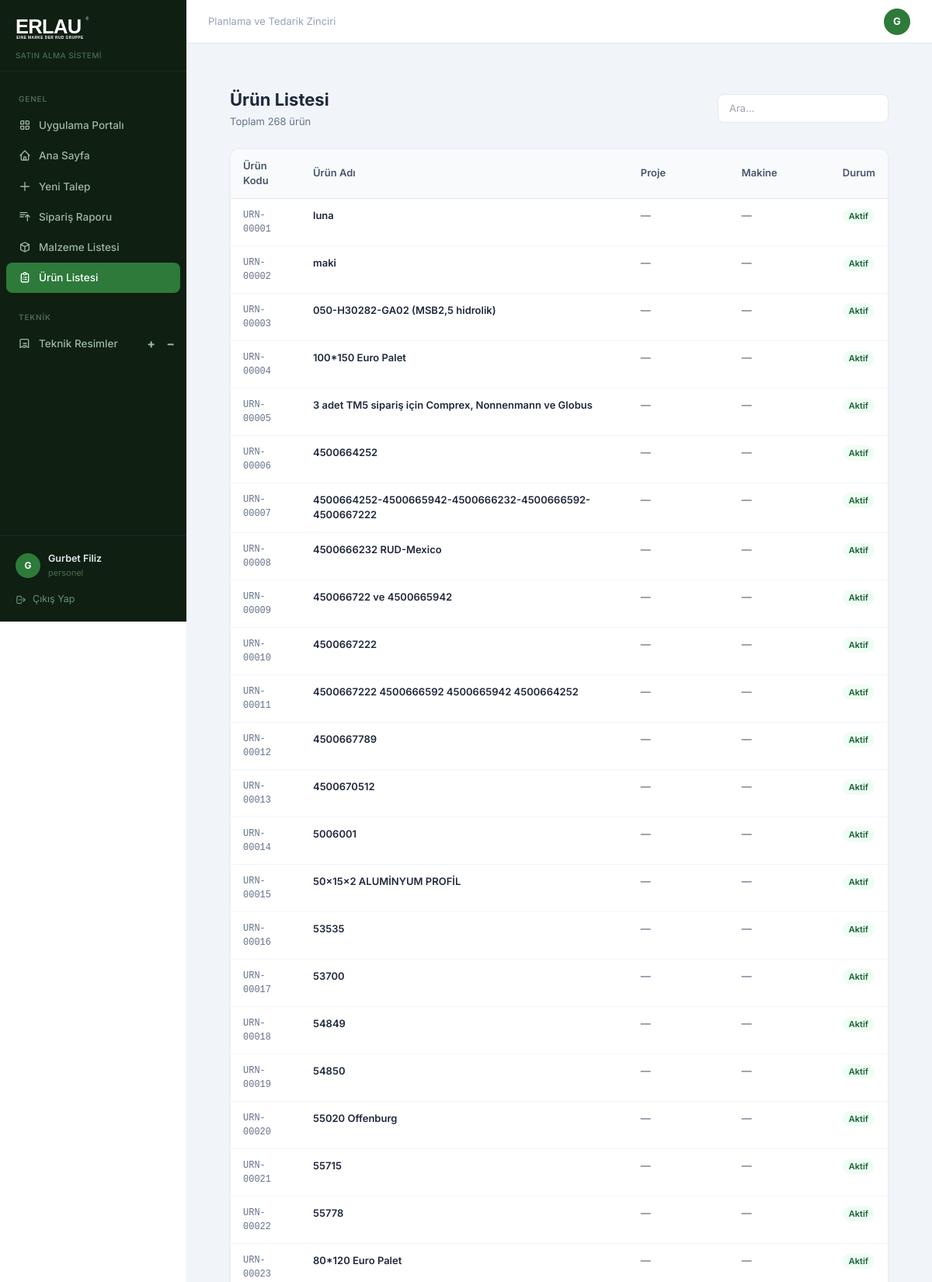
Screenshot of /admin/urunler (signed in, upper part) with the database file from the repository.
### app/models.py (models this page shows)
class User(db.Model, UserMixin):
    id = db.Column(db.Integer, primary_key=True)
    name = db.Column(db.String(100), nullable=False)
    email = db.Column(db.String(120), unique=True, nullable=False)
    password = db.Column(db.String(200), nullable=False)
    role = db.Column(db.String(20), default='personel')
    department_id = db.Column(db.Integer, db.ForeignKey('department.id'), index=True)
    created_at = db.Column(db.DateTime, default=datetime.utcnow, index=True)
    is_active = db.Column(db.Boolean, default=True)
    unvan = db.Column(db.String(100))
    telefon = db.Column(db.String(20))
    dogum_tarihi = db.Column(db.Date)
    unvan_pdf_goster = db.Column(db.Boolean, default=False)
    son_giris = db.Column(db.DateTime)
    sifre_degisim_tarihi = db.Column(db.DateTime)
    tablet_pin = db.Column(db.String(6))
    bildirim_email = db.Column(db.Boolean, default=True)
    teknik_resim_yetki = db.Column(db.Boolean, default=False)
    liste_yetki = db.Column(db.Boolean, default=False)
    talepler = db.relationship('TalepFormu', backref='talep_eden', lazy=True)

class Department(db.Model):
    id = db.Column(db.Integer, primary_key=True)
    name = db.Column(db.String(100), nullable=False, unique=True)
    users = db.relationship('User', backref='department', lazy=True)

class Urun(db.Model):
    __tablename__ = 'urun'
    id = db.Column(db.Integer, primary_key=True)
    urun_kodu = db.Column(db.String(20), unique=True, nullable=False)
    urun_adi = db.Column(db.String(200), nullable=False)
    proje = db.Column(db.String(100))
    makine = db.Column(db.String(100))
    aciklama = db.Column(db.Text)
    is_active = db.Column(db.Boolean, default=True)
    created_at = db.Column(db.DateTime, default=datetime.utcnow)

### app/routes.py (the view)
@admin.route('/urunler')
@login_required
def urun_listesi():
    urunler = Urun.query.order_by(Urun.urun_kodu).all()
    return render_template('admin/urun_listesi.html', urunler=urunler)

### app/models.py (called while the page is built)
@login_manager.user_loader
def load_user(user_id):
    return User.query.get(int(user_id))

### app/templates/admin/urun_listesi.html (shortened to what this page needs)
{% extends 'base.html' %}
{% block content %}
<div class="page-content">
  <div style="display:flex;align-items:center;justify-content:space-between;margin-bottom:24px;flex-wrap:wrap;gap:12px">
    <div>
      <h1 style="font-size:22px;font-weight:700;color:#1e293b">Ürün Listesi</h1>
      <p style="font-size:13px;color:#64748b;margin-top:2px">Toplam {{ urunler|length }} ürün</p>
    </div>
    <div style="display:flex;gap:10px;align-items:center">
      <input type="text" id="araInput" placeholder="Ara..." oninput="araFiltele()"
        style="border:1px solid #e2e8f0;border-radius:8px;padding:8px 14px;font-size:13px;width:220px;outline:none">
    </div>
  </div>
  <div class="card" style="overflow:hidden">
    <table style="width:100%;border-collapse:collapse;font-size:13px">
      <thead>
        <tr style="background:#f8fafc;border-bottom:1px solid #e2e8f0">
          <th style="padding:12px 16px;text-align:left;font-weight:600;color:#475569;width:90px">Ürün Kodu</th>
          <th style="padding:12px 16px;text-align:left;font-weight:600;color:#475569">Ürün Adı</th>
          <th style="padding:12px 16px;text-align:left;font-weight:600;color:#475569;width:130px">Proje</th>
          <th style="padding:12px 16px;text-align:left;font-weight:600;color:#475569;width:130px">Makine</th>
          <th style="padding:12px 16px;text-align:left;font-weight:600;color:#475569;width:60px">Durum</th>
        </tr>
      </thead>
      <tbody id="urunTbody">
        {% for u in urunler %}
        <tr id="row-{{ u.id }}" style="border-bottom:1px solid #f1f5f9;transition:background .1s"
          onmouseover="this.style.background='#f8fafc'" onmouseout="this.style.background=''">
          <td style="padding:12px 16px;color:#64748b;font-family:monospace;font-size:12px;vertical-align:top">{{ u.urun_kodu }}</td>
          <td style="padding:12px 16px;font-weight:600;color:#1e293b;vertical-align:top"
            {% if current_user.liste_yetki or current_user.role == 'admin' %}ondblclick="duzenleModu(this, {{ u.id }}, 'urun_adi')"{% endif %}>{{ u.urun_adi }}</td>
          <td style="padding:12px 16px;color:#475569;vertical-align:top"
            {% if current_user.liste_yetki or current_user.role == 'admin' %}ondblclick="duzenleModu(this, {{ u.id }}, 'proje')"{% endif %}>{{ u.proje or '—' }}</td>
          <td style="padding:12px 16px;color:#475569;vertical-align:top"
            {% if current_user.liste_yetki or current_user.role == 'admin' %}ondblclick="duzenleModu(this, {{ u.id }}, 'makine')"{% endif %}>{{ u.makine or '—' }}</td>
          <td style="padding:12px 16px;vertical-align:top">
            <span style="padding:3px 8px;border-radius:99px;font-size:11px;font-weight:600;
              {% if u.is_active %}background:#f0fdf4;color:#166534{% else %}background:#f1f5f9;color:#94a3b8{% endif %}">
              {{ 'Aktif' if u.is_active else 'Pasif' }}
            </span>
          </td>
        </tr>
        {% else %}
        <tr><td colspan="6" style="padding:40px;text-align:center;color:#94a3b8">Henüz ürün eklenmemiş.</td></tr>
        {% endfor %}
      </tbody>
    </table>
  </div>
</div>
{% endblock %}

### app/templates/base.html (shortened to what this page needs)
<!DOCTYPE html>
<html lang="tr">
<head>
<script src="https://cdn.tailwindcss.com"></script>
</head>
<body>
{% if current_user.is_authenticated %}
<div style="display:flex">
  <aside class="sidebar" style="position:sticky;top:0;height:100vh;overflow-y:auto;display:flex;flex-direction:column">
    <div style="padding:20px 20px 12px;border-bottom:1px solid rgba(255,255,255,.06)">
      <a href="{{ url_for('auth.portal') }}" style="display:inline-block">
        <img src="{{ url_for('static', filename='logo.svg') }}" alt="Erlau" style="height:32px;filter:brightness(0) invert(1)">
      </a>
      <p style="font-size:10px;color:#4a6b50;margin-top:6px;font-weight:500;letter-spacing:.04em">SATIN ALMA SİSTEMİ</p>
    </div>
    <nav style="padding:12px 0;flex:1">
      <div class="sidebar-section">Genel</div>
      <a href="{{ url_for('auth.portal') }}" class="sidebar-link {% if request.endpoint == 'auth.portal' %}active{% endif %}">
        <svg fill="none" stroke="currentColor" viewBox="0 0 24 24"><path stroke-linecap="round" stroke-linejoin="round" stroke-width="2" d="M4 6a2 2 0 012-2h4v6H4V6zm10-2h4a2 2 0 012 2v4h-6V4zM4 14h6v6H6a2 2 0 01-2-2v-4zm10 0h6v4a2 2 0 01-2 2h-4v-6z"/></svg>
        Uygulama Portalı
      </a>
      <a href="{{ url_for('main.dashboard') }}" class="sidebar-link {% if request.endpoint == 'main.dashboard' %}active{% endif %}">
        <svg fill="none" stroke="currentColor" viewBox="0 0 24 24"><path stroke-linecap="round" stroke-linejoin="round" stroke-width="2" d="M3 12l2-2m0 0l7-7 7 7M5 10v10a1 1 0 001 1h3m10-11l2 2m-2-2v10a1 1 0 01-1 1h-3m-6 0a1 1 0 001-1v-4a1 1 0 011-1h2a1 1 0 011 1v4a1 1 0 001 1m-6 0h6"/></svg>
        Ana Sayfa
      </a>
      <a href="{{ url_for('main.yeni_talep') }}" class="sidebar-link {% if request.endpoint == 'main.yeni_talep' %}active{% endif %}">
        <svg fill="none" stroke="currentColor" viewBox="0 0 24 24"><path stroke-linecap="round" stroke-linejoin="round" stroke-width="2" d="M12 4v16m8-8H4"/></svg>
        Yeni Talep
      </a>
      <a href="{{ url_for('satin_alma.siparis_raporu') }}" class="sidebar-link {% if request.endpoint == 'satin_alma.siparis_raporu' %}active{% endif %}">
        <svg fill="none" stroke="currentColor" viewBox="0 0 24 24"><path stroke-linecap="round" stroke-linejoin="round" stroke-width="2" d="M3 4h13M3 8h9m-9 4h6m4 0l4-4m0 0l4 4m-4-4v12"/></svg>
        Sipariş Raporu
      </a>
      <a href="{{ url_for('admin.malzeme_listesi') }}" class="sidebar-link {% if request.endpoint == 'admin.malzeme_listesi' %}active{% endif %}">
        <svg fill="none" stroke="currentColor" viewBox="0 0 24 24"><path stroke-linecap="round" stroke-linejoin="round" stroke-width="2" d="M20 7l-8-4-8 4m16 0l-8 4m8-4v10l-8 4m0-10L4 7m8 4v10M4 7v10l8 4"/></svg>
        Malzeme Listesi
      </a>
      <a href="{{ url_for('admin.urun_listesi') }}" class="sidebar-link {% if request.endpoint == 'admin.urun_listesi' %}active{% endif %}">
        <svg fill="none" stroke="currentColor" viewBox="0 0 24 24"><path stroke-linecap="round" stroke-linejoin="round" stroke-width="2" d="M9 5H7a2 2 0 00-2 2v12a2 2 0 002 2h10a2 2 0 002-2V7a2 2 0 00-2-2h-2M9 5a2 2 0 002 2h2a2 2 0 002-2M9 5a2 2 0 012-2h2a2 2 0 012 2m-3 7h3m-3 4h3m-6-4h.01M9 16h.01"/></svg>
        Ürün Listesi
      </a>
      <div class="sidebar-section" style="margin-top:8px">Teknik</div>
      <div style="display:flex;align-items:center;margin:1px 8px;border-radius:8px;{% if 'teknik_resim' in (request.endpoint or '') %}background:#2d7a3a;{% endif %}">
        <a href="{{ url_for('teknik_resim.teknik_resim_listesi') }}" class="sidebar-link {% if 'teknik_resim' in (request.endpoint or '') %}active{% endif %}" style="flex:1;margin:0;border-radius:8px 0 0 8px">
          <svg fill="none" stroke="currentColor" viewBox="0 0 24 24"><path stroke-linecap="round" stroke-linejoin="round" stroke-width="2" d="M9 12h6m-6 4h6M7 4h10a2 2 0 012 2v14l-4-2-4 2-4-2-4 2V6a2 2 0 012-2z"/></svg>
          Teknik Resimler
        </a>
        {% if current_user.teknik_resim_yetki %}
        <a href="{{ url_for('teknik_resim.teknik_resim_listesi') }}" onclick="sessionStorage.setItem('tr_ekle','1');return true;" title="Yeni ekle"
          style="padding:7px 7px;color:#9db8a2;transition:all .15s;border-radius:0;text-decoration:none;font-size:16px;line-height:1;font-weight:700"
          onmouseover="this.style.color='#fff'" onmouseout="this.style.color='#9db8a2'">+</a>
        <a href="{{ url_for('teknik_resim.teknik_resim_listesi') }}" onclick="sessionStorage.setItem('tr_sil','1');return true;" title="Silme modu"
          style="padding:7px 7px;color:#9db8a2;transition:all .15s;border-radius:0 8px 8px 0;text-decoration:none;font-size:16px;line-height:1;font-weight:700"
          onmouseover="this.style.color='#f87171'" onmouseout="this.style.color='#9db8a2'">−</a>
        {% endif %}
      </div>
    </nav>
    <div style="padding:12px;border-top:1px solid rgba(255,255,255,.06)">
      <a href="{{ url_for('main.profil') }}" style="display:flex;align-items:center;gap:10px;padding:8px;border-radius:8px;text-decoration:none;transition:background .15s" onmouseover="this.style.background='rgba(255,255,255,.06)'" onmouseout="this.style.background='transparent'">
        <div style="width:32px;height:32px;border-radius:50%;background:#2d7a3a;display:flex;align-items:center;justify-content:center;font-size:12px;font-weight:700;color:#fff;flex-shrink:0">{{ current_user.name[:1].upper() }}</div>
        <div style="flex:1;min-width:0">
          <p style="font-size:12.5px;font-weight:600;color:#e2e8f0;white-space:nowrap;overflow:hidden;text-overflow:ellipsis">{{ current_user.name }}</p>
          <p style="font-size:11px;color:#4a6b50;white-space:nowrap;overflow:hidden;text-overflow:ellipsis">{{ current_user.unvan or current_user.role }}</p>
        </div>
      </a>
      <a href="{{ url_for('auth.logout') }}" style="display:flex;align-items:center;gap:8px;padding:7px 8px;border-radius:8px;font-size:12.5px;color:#6b8f72;text-decoration:none;transition:all .15s;margin-top:2px" onmouseover="this.style.color='#ef4444';this.style.background='rgba(239,68,68,.08)'" onmouseout="this.style.color='#6b8f72';this.style.background='transparent'">
        <svg style="width:14px;height:14px" fill="none" stroke="currentColor" viewBox="0 0 24 24"><path stroke-linecap="round" stroke-linejoin="round" stroke-width="2" d="M17 16l4-4m0 0l-4-4m4 4H7m6 4v1a3 3 0 01-3 3H6a3 3 0 01-3-3V7a3 3 0 013-3h4a3 3 0 013 3v1"/></svg>
        Çıkış Yap
      </a>
    </div>
  </aside>
  <div class="content-area">
    <div class="topbar">
      <p style="font-size:13px;color:#94a3b8">{{ current_user.department.name if current_user.department else 'Erlau' }}</p>
      <a href="{{ url_for('main.profil') }}" style="width:34px;height:34px;border-radius:50%;background:#2d7a3a;display:flex;align-items:center;justify-content:center;font-size:13px;font-weight:700;color:#fff;text-decoration:none">{{ current_user.name[:1].upper() }}</a>
    </div>
    <div class="page-content">
{% endif %}
{% block content %}{% endblock %}
{% if current_user.is_authenticated %}
    </div>
  </div>
</div>
{% else %}
</div>
{% endif %}
</body>
</html>

### app/templates/base.html (style rules this page uses)
* { font-family: 'Inter', sans-serif; }
.sidebar { background: #0f1f12; min-height: 100vh; width: 240px; flex-shrink: 0; }
.sidebar-link { display: flex; align-items: center; gap: 10px; padding: 9px 16px; border-radius: 8px; font-size: 13.5px; font-weight: 500; color: #9db8a2; transition: all .15s; margin: 1px 8px; text-decoration: none; }
.sidebar-link.active { background: #2d7a3a; color: #fff; }
.sidebar-link svg { width: 16px; height: 16px; flex-shrink: 0; }
.sidebar-section { font-size: 10px; font-weight: 600; color: #4a6b50; text-transform: uppercase; letter-spacing: .08em; padding: 16px 24px 6px; }
.content-area { flex: 1; background: #f1f5f9; min-height: 100vh; overflow-x: hidden; }
.topbar { background: #fff; border-bottom: 1px solid #e2e8f0; padding: 0 28px; height: 56px; display: flex; align-items: center; justify-content: space-between; position: sticky; top: 0; z-index: 10; }
.card { background: #fff; border-radius: 12px; border: 1px solid #e8edf2; box-shadow: 0 1px 4px rgba(0,0,0,.04); }
.page-content { padding: 28px; }

### rows the page displays
User: name "G", name "Gurbet Filiz", unvan+role "personel"
Department: department "Planlama ve Tedarik Zinciri"
Urun: urun_kodu "URN-00001", urun_adi "luna", proje "—", makine "—", is_active "Aktif"
Urun: urun_kodu "URN-00002", urun_adi "maki", proje "—", makine "—", is_active "Aktif"
Urun: urun_kodu "URN-00003", urun_adi "050-H30282-GA02 (MSB2,5 hidrolik)", proje "—", makine "—", is_active "Aktif"
Urun: urun_kodu "URN-00004", urun_adi "100*150 Euro Palet", proje "—", makine "—", is_active "Aktif"
Urun: urun_kodu "URN-00005", urun_adi "3 adet TM5 sipariş için Comprex, Nonnenmann ve Globus", proje "—", makine "—", is_active "Aktif"
Urun: urun_kodu "URN-00006", urun_adi "4500664252", proje "—", makine "—", is_active "Aktif"
Urun: urun_kodu "URN-00007", urun_adi "4500664252-4500665942-4500666232-4500666592-4500667222", proje "—", makine "—", is_active "Aktif"
Urun: urun_kodu "URN-00008", urun_adi "4500666232 RUD-Mexico", proje "—", makine "—", is_active "Aktif"
Urun: urun_kodu "URN-00009", urun_adi "450066722 ve 4500665942", proje "—", makine "—", is_active "Aktif"
Urun: urun_kodu "URN-00010", urun_adi "4500667222", proje "—", makine "—", is_active "Aktif"
Urun: urun_kodu "URN-00011", urun_adi "4500667222 4500666592 4500665942 4500664252", proje "—", makine "—", is_active "Aktif"
Urun: urun_kodu "URN-00012", urun_adi "4500667789", proje "—", makine "—", is_active "Aktif"
Urun: urun_kodu "URN-00013", urun_adi "4500670512", proje "—", makine "—", is_active "Aktif"
Urun: urun_kodu "URN-00014", urun_adi "5006001", proje "—", makine "—", is_active "Aktif"
Urun: urun_kodu "URN-00015", urun_adi "50x15x2 ALUMİNYUM PROFİL", proje "—", makine "—", is_active "Aktif"
Urun: urun_kodu "URN-00016", urun_adi "53535", proje "—", makine "—", is_active "Aktif"
Urun: urun_kodu "URN-00017", urun_adi "53700", proje "—", makine "—", is_active "Aktif"
Urun: urun_kodu "URN-00018", urun_adi "54849", proje "—", makine "—", is_active "Aktif"
Urun: urun_kodu "URN-00019", urun_adi "54850", proje "—", makine "—", is_active "Aktif"
Urun: urun_kodu "URN-00020", urun_adi "55020 Offenburg", proje "—", makine "—", is_active "Aktif"
Urun: urun_kodu "URN-00021", urun_adi "55715", proje "—", makine "—", is_active "Aktif"
Urun: urun_kodu "URN-00022", urun_adi "55778", proje "—", makine "—", is_active "Aktif"
Urun: urun_kodu "URN-00023", urun_adi "80*120 Euro Palet", proje "—", makine "—", is_active "Aktif"

### other values shown
{{ urunler|length }} "268"
